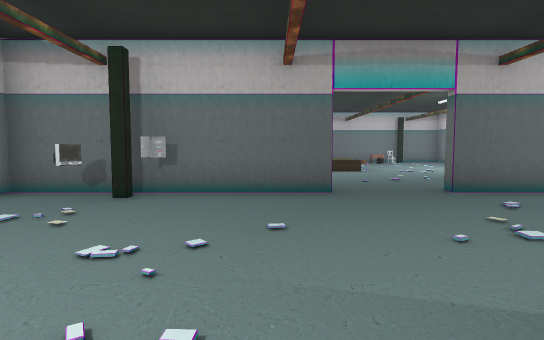
View 1 (above)

18 first-person views from a walk through a 3-D level made in the Godot game engine. The camera is 1.5 m above the floor, tilts 4° down and sees 80° across. The floor is counted in squares, 2 m on a side. Each view is taken from the middle of a square. On the plan, view 1 faces up. The plan holds only what a view shows up to about 11 squares ahead; the rest is blank. The place goes on beyond the plan. Some surface patterns are stand-ins.

View 2
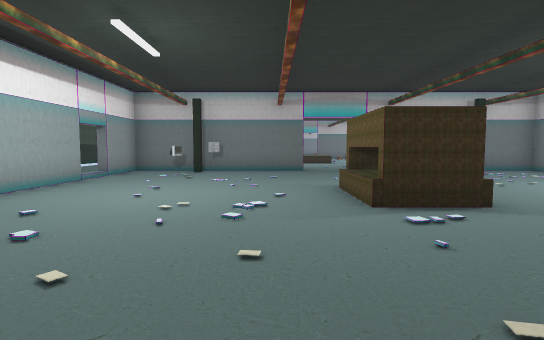

View 3
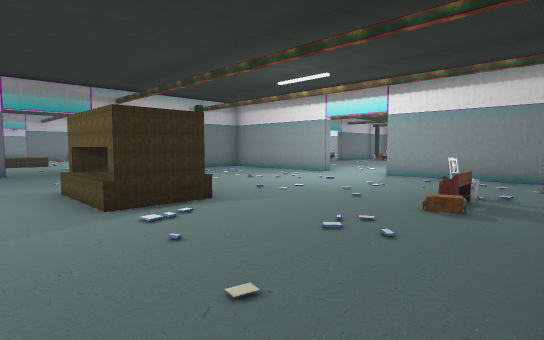

View 4
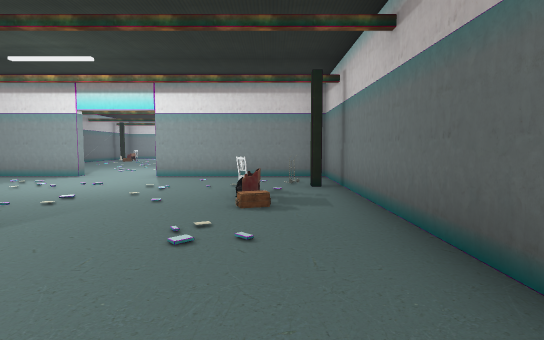

View 5
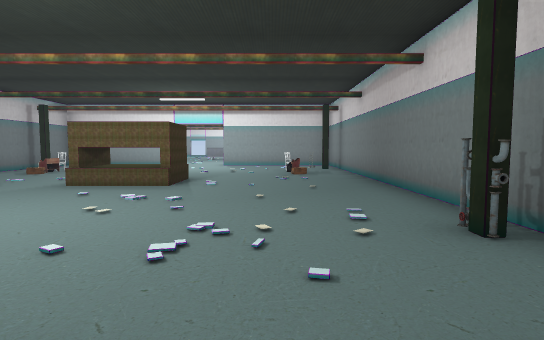

View 6
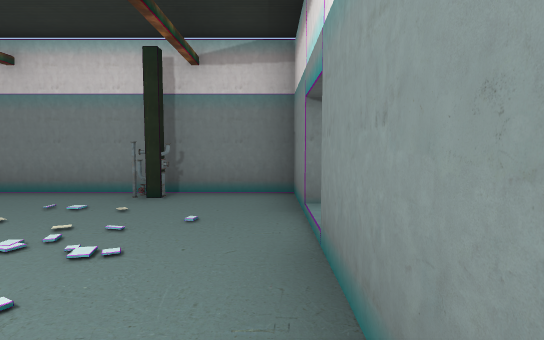

View 7
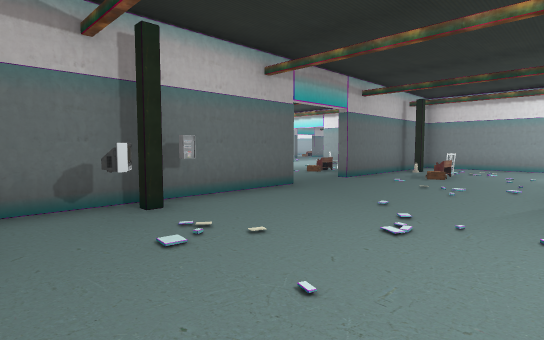

View 8
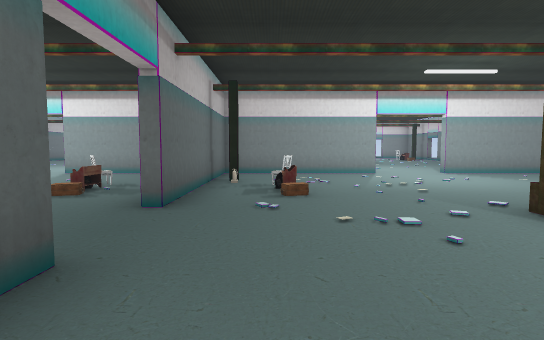

View 9
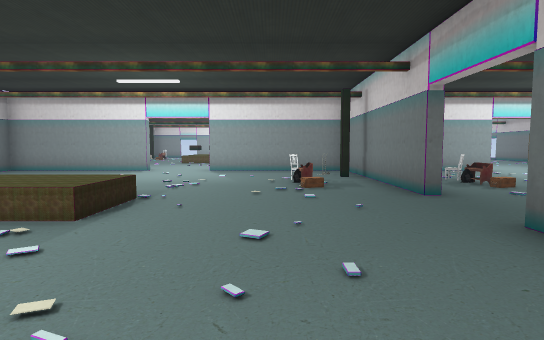

View 10
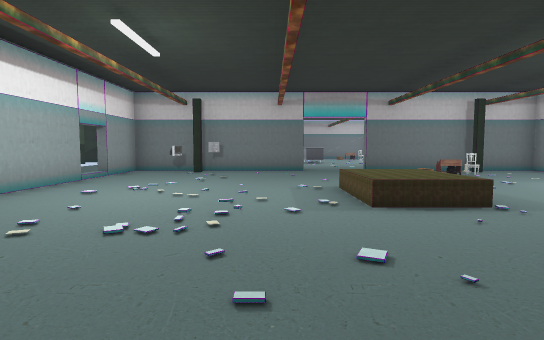

View 11
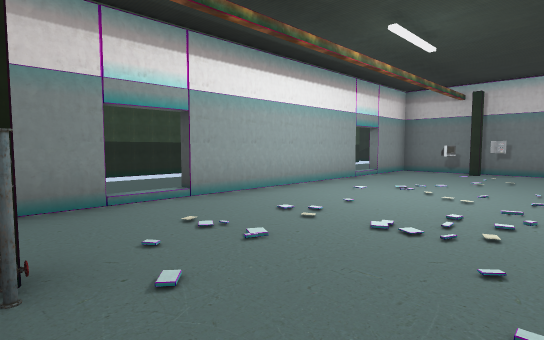

View 12
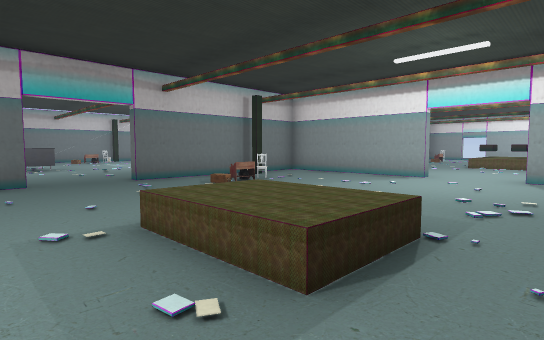

View 13
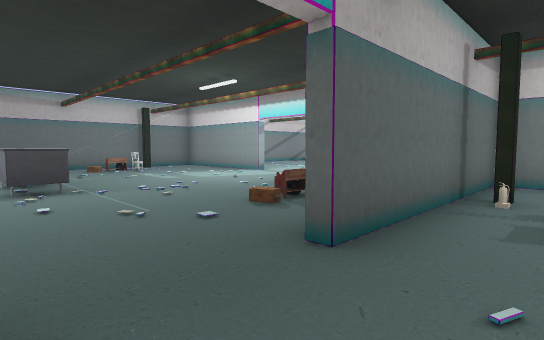

View 14
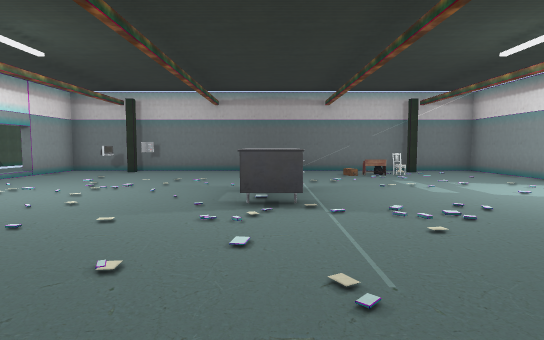

View 15
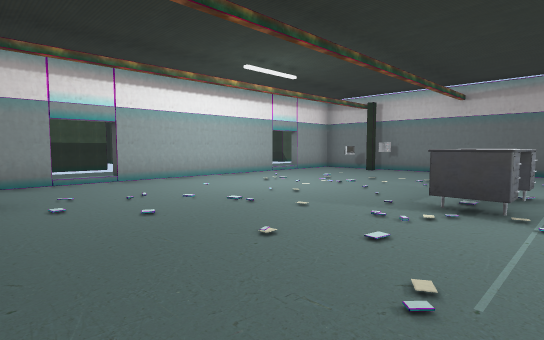

View 16
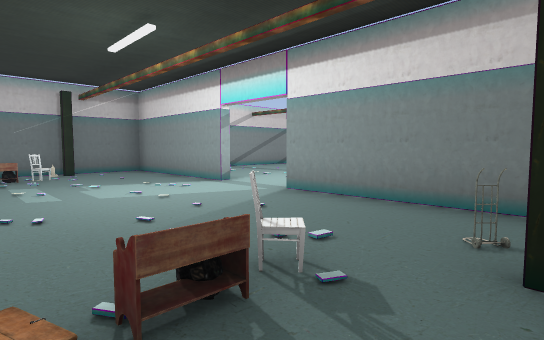

View 17
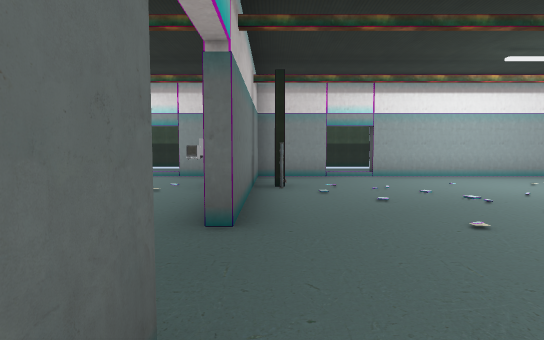

View 18
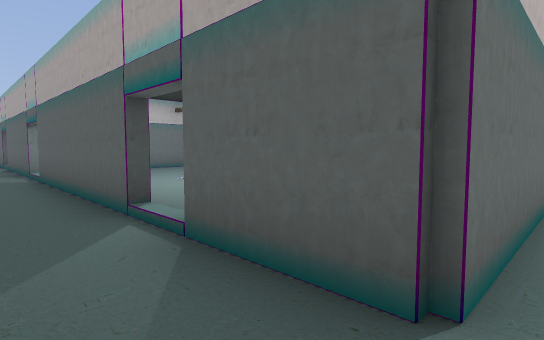

### Floor plan
Ten units are one square. View 1 is at (0, 0); x grows to the right and y downward. Boxes are objects, and circles mark ways between rooms. Rooms are numbered by the first view taken in them; rooms with no view inside come last. Other rooms are left out.
<svg viewBox="-90 -279 179 340">
<path fill="none" stroke="#000" d="M28 10 13 10 13 -10M10 -54 -44 -54 -44 -36M-44 -25 -44 25M-44 36 -44 54 84 54 84 10M84 -10 84 -54 30 -54M-46 -35 -46 -74M-46 25 -46 -25M-85 -109 -85 -86M-16 56 -46 56 -46 35M-85 -208 -85 -191M10 -164 -44 -164 -44 -145M30 -56 79 -56M84 -120 84 -164 30 -164M-44 -135 -44 -85M-44 -75 -44 -65M84 -58 84 -100M28 -100 13 -100 13 -120M30 -166 36 -166M54 -274 -14 -274M84 -230 84 -274 64 -274M-44 -245 -44 -195M-24 -274 -44 -274 -44 -255M-44 -185 -44 -166 10 -166M84 -174 84 -210"/>
<rect x="-35" y="-45" width="10" height="10" fill="#bbb"><title>TV</title></rect>
<rect x="-25" y="45" width="10" height="10" fill="#bbb"><title>column</title></rect>
<rect x="-25" y="35" width="10" height="10" fill="#bbb"><title>pipe</title></rect>
<rect x="-25" y="-55" width="10" height="10" fill="#bbb"><title>column</title></rect>
<rect x="45" y="45" width="10" height="10" fill="#bbb"><title>chair</title></rect>
<rect x="45" y="35" width="10" height="10" fill="#bbb"><title>bench</title></rect>
<rect x="45" y="-35" width="10" height="10" fill="#bbb"><title>chair</title></rect>
<rect x="45" y="-45" width="10" height="10" fill="#bbb"><title>bench</title></rect>
<rect x="55" y="45" width="10" height="10" fill="#bbb"><title>column</title></rect>
<rect x="55" y="-45" width="10" height="10" fill="#bbb"><title>other object</title></rect>
<rect x="55" y="-55" width="10" height="10" fill="#bbb"><title>column</title></rect>
<rect x="-35" y="-155" width="10" height="10" fill="#bbb"><title>TV</title></rect>
<rect x="-25" y="-65" width="10" height="10" fill="#bbb"><title>column</title></rect>
<rect x="-25" y="-75" width="10" height="10" fill="#bbb"><title>pipe</title></rect>
<rect x="-25" y="-165" width="10" height="10" fill="#bbb"><title>column</title></rect>
<rect x="45" y="-65" width="10" height="10" fill="#bbb"><title>other object</title></rect>
<rect x="45" y="-75" width="10" height="10" fill="#bbb"><title>bench</title></rect>
<rect x="45" y="-145" width="10" height="10" fill="#bbb"><title>other object</title></rect>
<rect x="45" y="-155" width="10" height="10" fill="#bbb"><title>bench</title></rect>
<rect x="55" y="-65" width="10" height="10" fill="#bbb"><title>column</title></rect>
<rect x="55" y="-155" width="10" height="10" fill="#bbb"><title>fire extinguisher</title></rect>
<rect x="55" y="-165" width="10" height="10" fill="#bbb"><title>column</title></rect>
<rect x="-35" y="-265" width="10" height="10" fill="#bbb"><title>other object</title></rect>
<rect x="-25" y="-175" width="10" height="10" fill="#bbb"><title>column</title></rect>
<rect x="-25" y="-185" width="10" height="10" fill="#bbb"><title>pipe</title></rect>
<rect x="15" y="-235" width="10" height="30" fill="#bbb"><title>desk</title></rect>
<rect x="45" y="-175" width="10" height="10" fill="#bbb"><title>chair</title></rect>
<rect x="45" y="-185" width="10" height="10" fill="#bbb"><title>bench</title></rect>
<rect x="45" y="-255" width="10" height="10" fill="#bbb"><title>chair</title></rect>
<rect x="45" y="-265" width="10" height="10" fill="#bbb"><title>bench</title></rect>
<rect x="55" y="-175" width="10" height="10" fill="#bbb"><title>column</title></rect>
<rect x="55" y="-265" width="10" height="10" fill="#bbb"><title>other object</title></rect>
<circle cx="-50" cy="-30" r="3" fill="#2a7"/>
<circle cx="-50" cy="30" r="3" fill="#2a7"/>
<circle cx="25" cy="-50" r="3" fill="#2a7"/>
<circle cx="-50" cy="-140" r="3" fill="#2a7"/>
<circle cx="-50" cy="-80" r="3" fill="#2a7"/>
<circle cx="-50" cy="-190" r="3" fill="#2a7"/>
<circle cx="25" cy="-160" r="3" fill="#2a7"/>
<text x="10" y="0">1</text>
<text x="-50" y="-30">2</text>
<text x="20" y="-110">3</text>
<text x="20" y="-220">4</text>
</svg>
Room 1 opens to room 2. Room 1 opens to room 3. Room 2 opens to room 3. Room 2 opens to room 4. Room 3 opens to room 4.

Where each view was taken, in squares from view 1:
view 1: 0 up, 0 right, facing up
view 2: 5 down, 0 right, facing up
view 3: 5 down, 0 right, facing up-right
view 4: 4 down, 0 right, facing right
view 5: 3 down, 5 left, facing right
view 6: 0 up, 4 left, facing down
view 7: 1 up, 4 left, facing up-right
view 8: 4 up, 1 left, facing right
view 9: 8 up, 2 left, facing right
view 10: 6 up, 0 right, facing up
view 11: 6 up, 0 right, facing up-left
view 12: 9 up, 0 right, facing up-right
view 13: 15 up, 1 right, facing up-right
view 14: 17 up, 2 right, facing up
view 15: 17 up, 3 right, facing up-left
view 16: 17 up, 4 right, facing up-right
view 17: 17 up, 4 right, facing left
view 18: 6 down, 6 left, facing up-right
